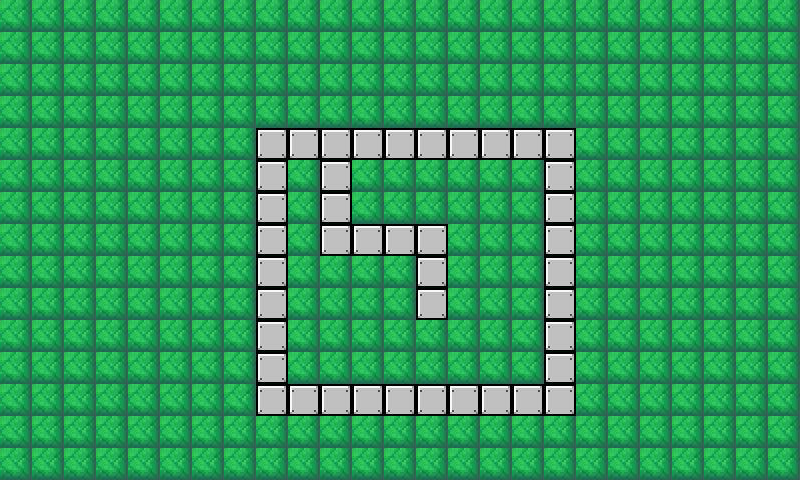

Below is a game level as drawn by its tile map, then a one-line description and the .tmx that defines it (tile-layer data replaced by summaries):
An orthogonal 25x15 tile map with 32x32 px tiles, 4 tile layers (Ground, PowerUps, Walls, Enemies).

<map version="1.0" orientation="orthogonal" width="25" height="15" tilewidth="32" tileheight="32">
 <tileset firstgid="1" name="MyTileset" tilewidth="32" tileheight="32">
  <image source="Level1/MyTileset.png" width="224" height="192" />
  <tile id="7">
   <properties>
    <property name="collision" value="true" />
    <property name="destructible" value="false" />
   </properties>
  </tile>
 </tileset>
 <layer name="Ground" width="25" height="15">
  <data>[375 cells, 375 non-empty, 1 distinct tile ids]</data>
 </layer>
 <layer name="PowerUps" width="25" height="15">
  <data>[375 cells, 0 non-empty, 0 distinct tile ids]</data>
 </layer>
 <layer name="Walls" width="25" height="15">
  <data>[375 cells, 42 non-empty, 1 distinct tile ids]</data>
 </layer>
 <layer name="Enemies" width="25" height="15">
  <data>[375 cells, 0 non-empty, 0 distinct tile ids]</data>
 </layer>
</map>